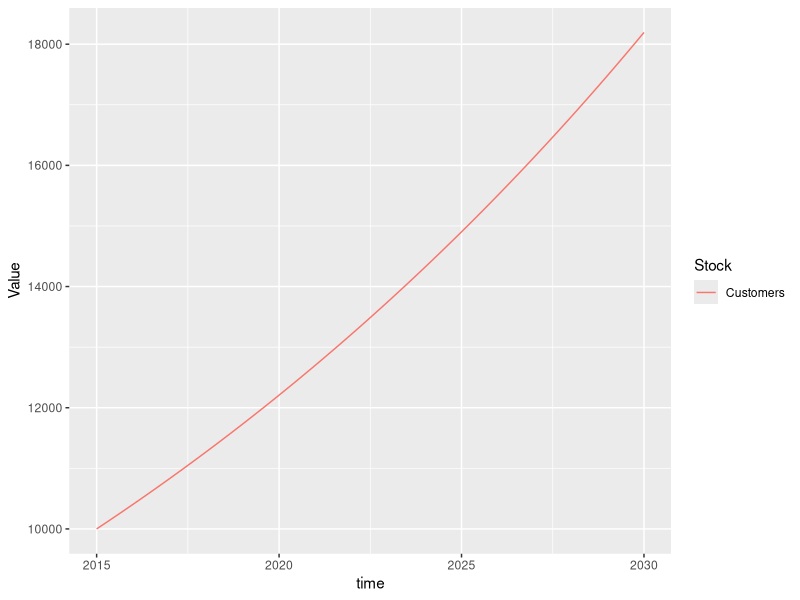

Recreate this plot in R.
###########################################
# Translation of Vensim file.
# Date created: 2017-10-27 21:14:40
###########################################
library(deSolve)
library(ggplot2)
library(tidyr)
#Displaying the simulation run parameters
START_TIME <- 2015.000000
FINISH_TIME <- 2030.000000
TIME_STEP <- 0.125000
#Setting aux param to NULL
auxs<-NULL

#Generating the simulation time vector
simtime<-seq(2015.000000,2030.000000,by=0.125000)
# Writing global variables (stocks and dependent auxs)
InitCustomers = 10000
stocks <-c( Customers = InitCustomers )
# This is the model function called from ode
model <- function(time, stocks, auxs){
  with(as.list(c(stocks, auxs)),{
    DeclineFraction <- 0.03
    GrowthFraction <- 0.07
    Losses <- Customers*DeclineFraction
    Recruits <- Customers*GrowthFraction
    d_DT_Customers  <- Recruits-Losses
    return (list(c(d_DT_Customers)))
  })
}
# Function call to run simulation
o<-data.frame(ode(y=stocks,times=simtime,func=model,parms=auxs,method='euler'))
to<-gather(o,key=Stock,value=Value,2:ncol(o))
ggplot(data=to)+geom_line(aes(x=time,y=Value,colour=Stock))
#----------------------------------------------------
# Original text file exported from Vensim
#  Init Customers = 10000
#  Customers = INTEG( Recruits - Losses , Init Customers) 
#  Decline Fraction = 0.03
#  Growth Fraction = 0.07
#  Losses = Customers * Decline Fraction 
#  Recruits = Customers * Growth Fraction 
#  FINAL TIME = 2030
#  INITIAL TIME = 2015
#  TIME STEP = 0.125
#----------------------------------------------------
